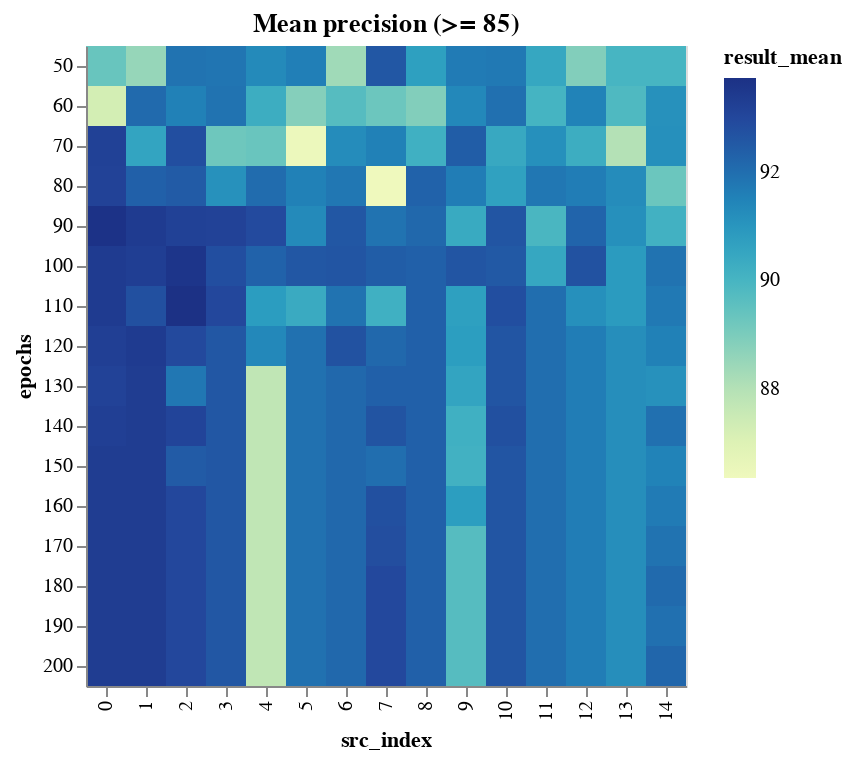

This figure's notebook cell:
### Code cell
range_epoch_results_df = epochs_results_df[
    epochs_results_df.result_mean >= DETAILED_VIEW_TRESHOLD
]

binified_epochs_heatmap(
    f"Mean precision (>= {DETAILED_VIEW_TRESHOLD})", 
    range_epoch_results_df
)

### Figure 1 — Vega-Lite specification as saved in the notebook (floating-point values rounded to 4 significant figures; data arrays with more than 128 entries replaced by an {"elided": "..."} marker saying what was removed)
{"config": {"view": {"continuousWidth": 400, "continuousHeight": 300}}, "hconcat": [{"mark": "rect", "encoding": {"color": {"type": "quantitative", "field": "result_mean"}, "tooltip": [{"type": "quantitative", "field": "result_mean"}, {"type": "quantitative", "field": "result_std"}, {"type": "quantitative", "field": "neurons"}, {"type": "quantitative", "field": "layers"}, {"type": "quantitative", "field": "epochs"}, {"type": "quantitative", "field": "src_index"}], "x": {"type": "ordinal", "field": "src_index"}, "y": {"type": "ordinal", "field": "epochs"}}, "selection": {"selector008": {"type": "interval", "bind": "scales", "encodings": ["x", "y"]}}, "title": "Mean precision (>= 85)"}], "data": {"name": "data-d4edd067e89f54e2485399a060a54223"}, "$schema": "https://vega.github.io/schema/vega-lite/v4.8.1.json", "datasets": {"data-d4edd067e89f54e2485399a060a54223": {"elided": "240 records"}}}
